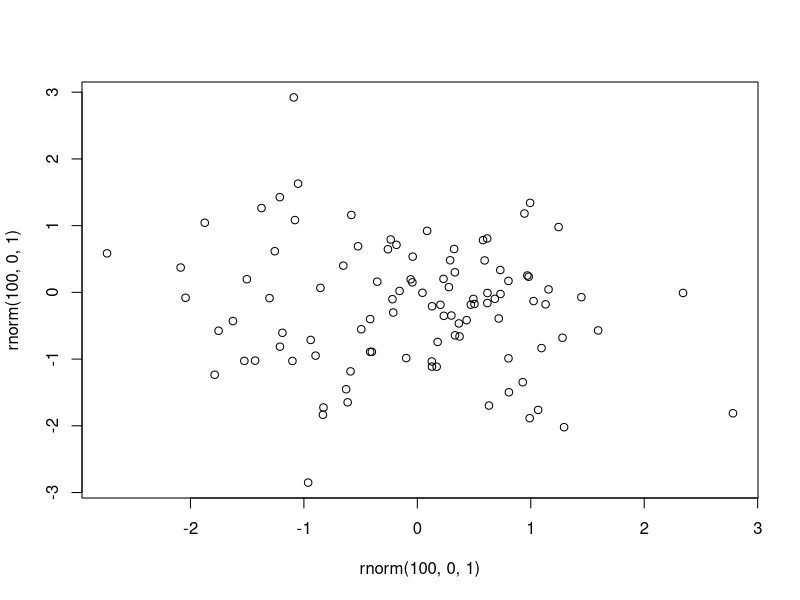
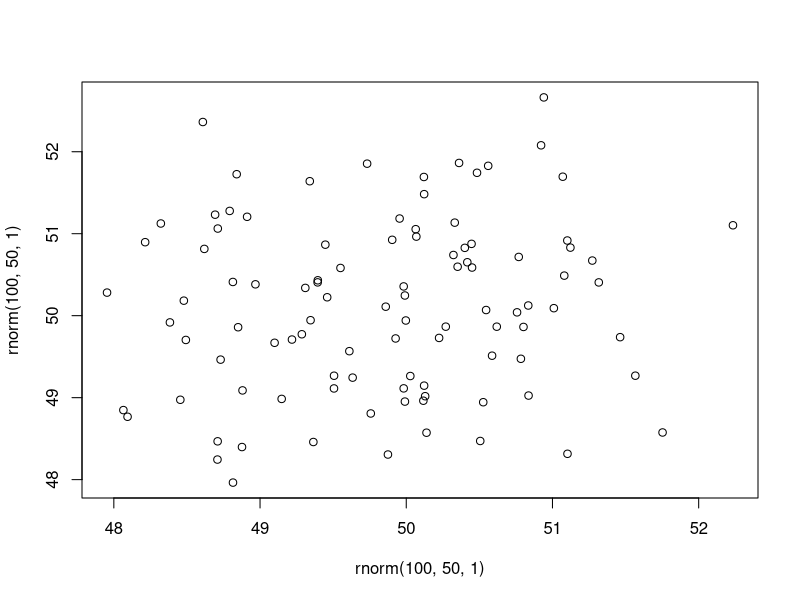

Source code (R) for these figures, in order:
print("This code is in R")

plot(rnorm(100, 0, 1), rnorm(100, 0, 1))

print("can i commit?")

paste("Hello Susie")

plot(rnorm(100, 50, 1), rnorm(100, 50, 1))

paste("Hello")
